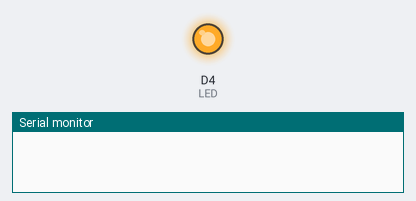
Bench run of a sketch on a simulated ESP8266 (NodeMCU). On the bench: output pins drawn as LEDs (lit = HIGH), the last lines printed to the serial monitor. WiFi joins after 1.5 s; servers stay silent unless stated.

Above: at 0.1 s.
At 2.1 s:
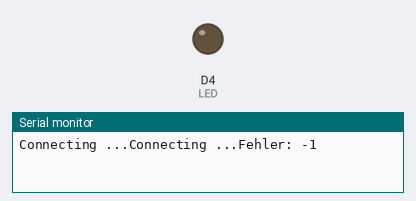
Timing chart, 0 to 3.6 s (numbered marks = the images above):
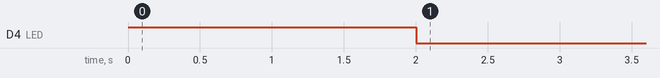

Measured:
- by itself, D4 (LED): HIGH → LOW at 2.0 s

The sketch:

LowEnergie.ino
```cpp
#include <ESP8266WiFi.h>
#include <ESP8266HTTPClient.h>
#define LED D4
void setup()
{
    Serial.begin(115200);
    pinMode(LED, OUTPUT);
    digitalWrite(LED, HIGH);
    WiFi.begin("WLAN", "Passwort");
    while (WiFi.status() != WL_CONNECTED)
    {
        delay(1000);
        Serial.print("Connecting ...");
    }
}

void loop()
{
  if (WiFi.status() == WL_CONNECTED)
  {
      digitalWrite(LED, LOW);
      BearSSL::WiFiClientSecure client;
      client.setInsecure();
      HTTPClient https;
      https.begin(client, "https://make-magazin.free.beeceptor.com");
      int httpCode = https.GET();
      if (httpCode == 200)
      {
        String payload = https.getString();
        Serial.println(payload);
        digitalWrite(LED, HIGH);
        delay(2000);
        ESP.deepSleep(0);
      }
      else
      {
        Serial.print("Fehler: ");
        Serial.println(httpCode);
      }
      https.end();
  }
}
```
